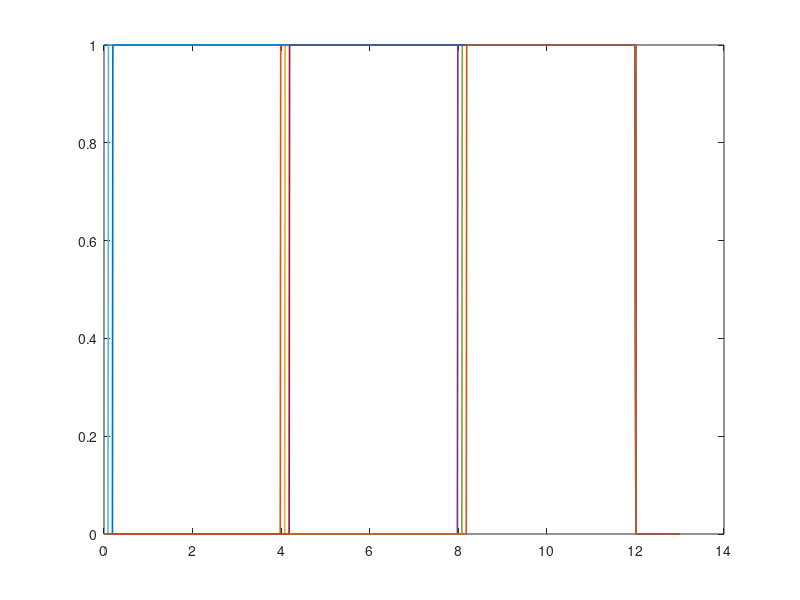

MATLAB code for this plot: (Note: this script raises an error after producing the figure.)
clc; clear; close all;
%%
step = 0.01;
time_of_motion = 3;
time_of_hold = 1;
time_total = 3*(time_of_hold + time_of_motion)+1;
t = 0:step:time_total;
%%
arrange = [1,2,2,3,3,1,2,1,3]';
num_panels = length(arrange);
M = repmat(arrange,1,length(t));
%%
Signals = zeros(size(M));
offset1 = 0;
offset2 = 0;
offset3 = 1;
for i = 1:num_panels
    if arrange(i) == 2
        Signals(i,offset1+((time_of_motion+time_of_hold)/step):end-1/step) = 1;
        offset1 = offset1 + 10;
    elseif arrange(i) == 3
        Signals(i,offset2+(2*time_of_motion+2*time_of_hold)/step:end-1/step) = 1;
        offset2 = offset2 + 10;
    elseif arrange(i) == 1
        Signals(i,offset3:end-1/step) = 1;
        offset3 = offset3 + 10;
    end   
end
%%
plot(t,Signals(:,:),'LineWidth',1.2)
legends = cell(num_panels,1);
for i = 1:num_panels
    legends{i} = append('Panel ', int2str(i));
end
legend(legends,'Location','east')
ylim([-0.1,1.1])
xlim([0,13])
grid on